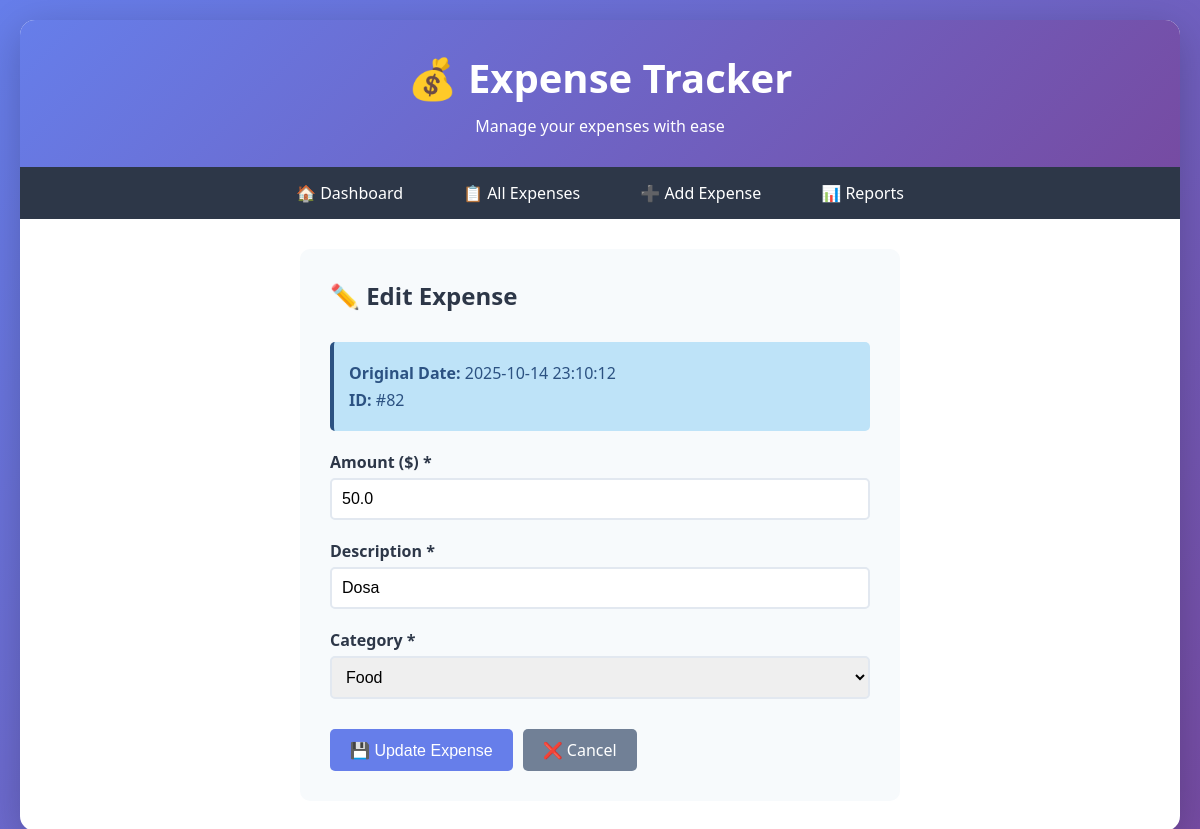
/edit/82, run on the app's committed database.
### tables this page shows
CREATE TABLE expenses (
            id INTEGER PRIMARY KEY AUTOINCREMENT,
            amount REAL NOT NULL,
            description TEXT NOT NULL,
            category TEXT NOT NULL,
            date TEXT NOT NULL
        );

### web_app.py (the view, shortened to what this page needs)
@app.route('/edit/<int:id>', methods=['GET', 'POST'])
def edit_expense(id):
    conn = get_db_connection()
    expense = conn.execute('SELECT * FROM expenses WHERE id = ?', (id,)).fetchone()
    conn.close()
    if expense is None:
        flash('Expense not found!', 'error')
        return redirect(url_for('expenses'))
    return render_template('edit.html', expense=expense, categories=CATEGORIES)

### web_app.py (called while the page is built)
def get_db_connection():
    conn = sqlite3.connect(DB_FILE)
    conn.row_factory = sqlite3.Row  # Access columns by name
    return conn

### templates/edit.html (shortened to what this page needs)
{% extends "base.html" %}
{% block content %}
<div class="form-container">
    <h2 style="margin-bottom: 30px; color: #2d3748;">✏️ Edit Expense</h2>
    <div class="info-box">
        <p><strong>Original Date:</strong> {{ expense.date }}</p>
        <p><strong>ID:</strong> #{{ expense.id }}</p>
    </div>
    <form method="POST" action="{{ url_for('edit_expense', id=expense.id) }}">
        <div class="form-group">
            <label for="amount">Amount ($) *</label>
            <input type="number" id="amount" name="amount" step="0.01" required min="0.01" value="{{ expense.amount }}">
        </div>
        <div class="form-group">
            <label for="description">Description *</label>
            <input type="text" id="description" name="description" required maxlength="200" value="{{ expense.description }}">
        </div>
        <div class="form-group">
            <label for="category">Category *</label>
            <select id="category" name="category" required>
                {% for cat in categories %}
                <option value="{{ cat }}" {% if cat == expense.category %}selected{% endif %}>{{ cat }}</option>
                {% endfor %}
            </select>
        </div>
        <div class="form-actions">
            <button type="submit" class="btn btn-primary">💾 Update Expense</button>
            <a href="{{ url_for('expenses') }}" class="btn btn-secondary">❌ Cancel</a>
        </div>
    </form>
</div>
{% endblock %}

### templates/base.html (style rules this page uses)
* { margin: 0; padding: 0; box-sizing: border-box; }
body { font-family: 'Segoe UI', Tahoma, Geneva, Verdana, sans-serif; background: linear-gradient(135deg, #667eea 0%, #764ba2 100%); min-height: 100vh; padding: 20px; }
.btn { padding: 10px 20px; border: none; border-radius: 5px; cursor: pointer; font-size: 1em; text-decoration: none; display: inline-block; transition: all 0.3s; }
.btn-primary { background: #667eea; color: white; }
.btn-secondary { background: #718096; color: white; }

### templates/edit.html (style rules this page uses)
.form-container { max-width: 600px; margin: 0 auto; background: #f7fafc; padding: 30px; border-radius: 10px; }
.form-group { margin-bottom: 20px; }
label { display: block; margin-bottom: 5px; font-weight: bold; color: #2d3748; }
input, select, textarea { width: 100%; padding: 10px; border: 2px solid #e2e8f0; border-radius: 5px; font-size: 1em; transition: border 0.3s; }
.form-actions { display: flex; gap: 10px; margin-top: 30px; }
.info-box { background: #bee3f8; padding: 15px; border-radius: 5px; margin-bottom: 20px; border-left: 4px solid #2c5282; }
.info-box p { margin: 5px 0; color: #2c5282; }

### data on the page
expenses: date "2025-10-14 23:10:12", id "82", amount "50.0", description "Dosa", category "Food"
